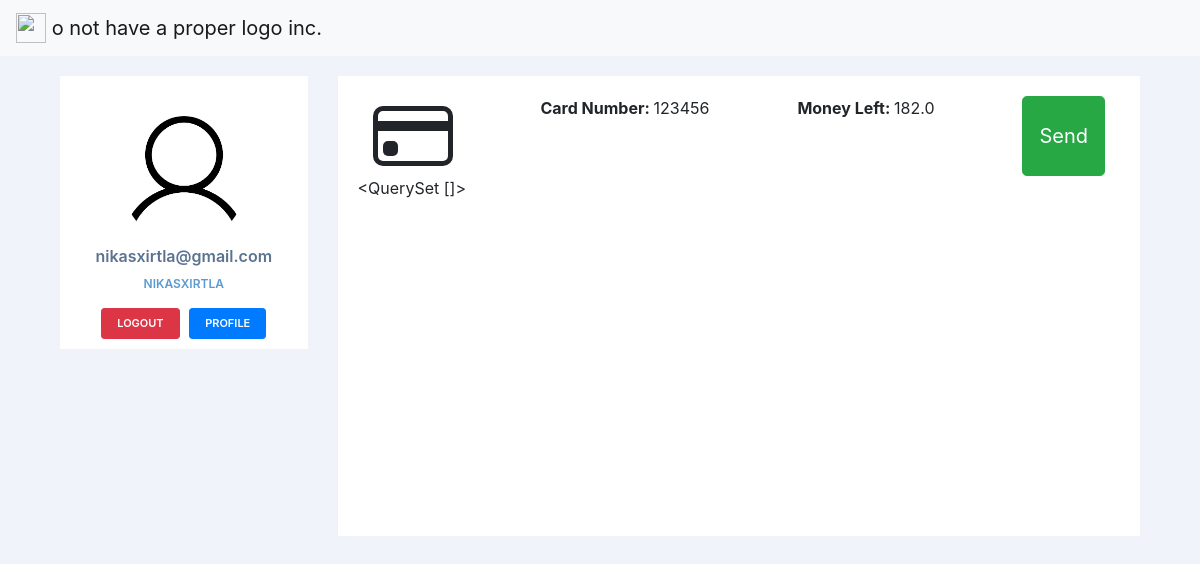
The app's page /dashboard/ (signed in), older data.
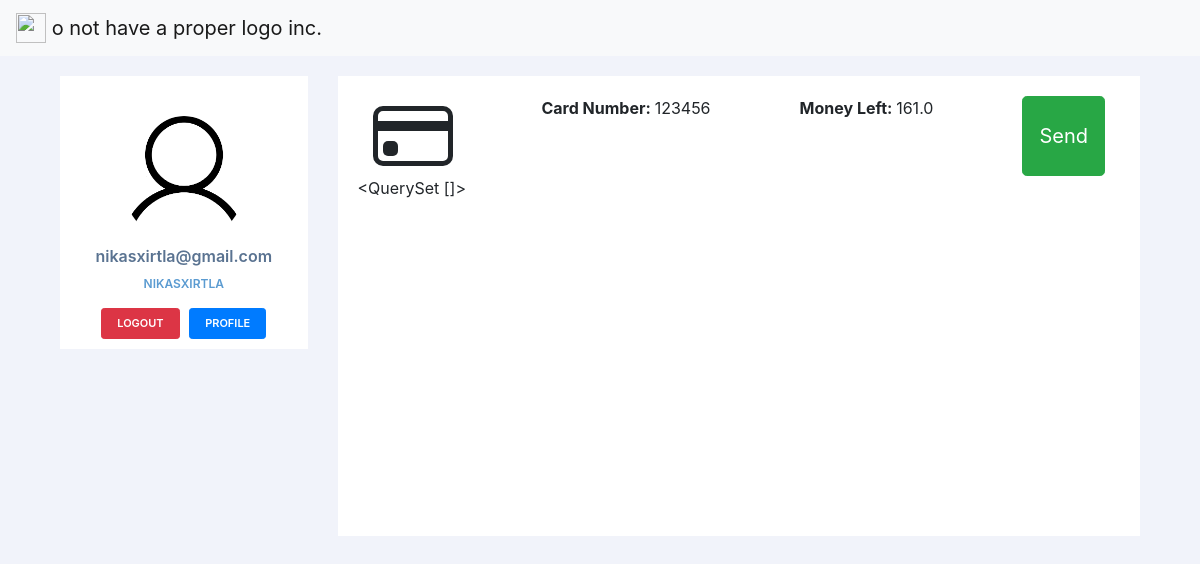
The same page, newer data.
### accounts/models.py (models this page shows, shortened)
class Account(AbstractBaseUser):
	email 					= models.EmailField(verbose_name="email", max_length=60, unique=True)
	username 				= models.CharField(max_length=30, unique=True)
	date_joined				= models.DateTimeField(verbose_name='date joined', auto_now_add=True)
	last_login				= models.DateTimeField(verbose_name='last login', auto_now=True)
	is_admin				= models.BooleanField(default=False)
	is_active				= models.BooleanField(default=True)
	is_staff				= models.BooleanField(default=False)
	is_superuser			= models.BooleanField(default=False)
	card_number 			= models.CharField(default=random_card(10), max_length=10)
	money                   = models.FloatField(default=10)
	USERNAME_FIELD = 'username'
	REQUIRED_FIELDS = ['email']
	objects = MyAccountManager()

### accounts/views.py (the view)
# urls.py: path('dashboard/', dashboard_view),
@login_required
def dashboard_view(request):
    user = request.user
    my_transactions = Transaction.objects.filter(sender = user.username)
    context = {
        'transactions': my_transactions
    }
    return render(request, 'dashboard/home.html', context)

### templates/dashboard/home.html (shortened to what this page needs)
{% extends "dashboard/base.html" %}
{% block content %}
<div class="container d-flex justify-content-between">
    <span><strong>Card Number: </strong>{{user.card_number}}</span>
    <span><strong>Money Left: </strong>{{user.money}}</span>
    <button type="button" class="btn btn-success btn-lg " onclick="location.href = '/dashboard/send';">Send</button>
</div>
{{transactions}}
{% endblock content %}

### templates/dashboard/base.html (shortened to what this page needs)
{% load static %}
<!doctype html>
<html lang="en">
  <head>
    <link rel="stylesheet" href="https://stackpath.bootstrapcdn.com/bootstrap/4.4.1/css/bootstrap.min.css">
    <link rel="stylesheet" type="text/css" href="{% static 'css/style.css' %}">
  </head>
	<body>
    <nav class="navbar navbar-light bg-light">
      <a class="navbar-brand" href="/dashboard">
        <img src="https://upload.wikimedia.org/wikipedia/commons/thumb/8/82/Discord_black_D.svg/778px-Discord_black_D.svg.png" width="30" height="30" class="d-inline-block align-top" alt="">
        o not have a proper logo inc.
      </a>
    </nav>
    <div class="container">
      <div class="row profile">
          <div class="col-md-3">
              <div class="profile-sidebar">
                  <div class="profile-usertitle">
                      <div class="profile-userpic">
                          <a href='/dashboard'><img src="{% static 'profile_placeholder.png' %}" class="img-responsive" alt=""></a>
                      </div>
                      <div class="profile-usertitle-name">
                          {{user.email}}
                      </div>
                      <div class="profile-usertitle-job">
                          {{user.username}}
                      </div>
                  </div>
                  <div class="profile-userbuttons">
                      <button type="button" class="btn btn-danger btn-sm" onclick="location.href = '/logout';"> Logout </button>
                      <button type="button" class="btn btn-primary btn-sm" onclick="location.href = '/dashboard/profile';">Profile</button>
                  </div>
              </div>
          </div>
          <div class="col-md-9">
              <div class="profile-content">
                {% block content %}{% endblock content %}
              </div>
          </div>
      </div>
  </div>
	</body>
</html>

### static/css/style.css (style rules this page uses)
body { background: #F1F3FA; }
.profile { margin: 20px 0; }
.profile-sidebar { padding: 20px 0 10px 0; background: #fff; }
.profile-userpic img { float: none; margin: 0 auto; width: 50%; height: 50%; -webkit-border-radius: 50% !important; -moz-border-radius: 50% !important; border-radius: 50% !important; }
.profile-usertitle { text-align: center; margin-top: 20px; }
.profile-usertitle-name { color: #5a7391; font-size: 16px; font-weight: 600; margin-bottom: 7px; }
.profile-usertitle-job { text-transform: uppercase; color: #5b9bd1; font-size: 12px; font-weight: 600; margin-bottom: 15px; }
.profile-userbuttons { text-align: center; margin-top: 10px; }
.profile-userbuttons .btn { text-transform: uppercase; font-size: 11px; font-weight: 600; padding: 6px 15px; margin-right: 5px; }
.profile-userbuttons .btn:last-child { margin-right: 0px; }
a { color: inherit; text-decoration: none; }
.profile-content { padding: 20px; background: #fff; min-height: 460px; }

Row changes from the older to the newer data that the page shows:
changed Account "nikasxirtla@gmail.com": money "182.0" → "161.0"
